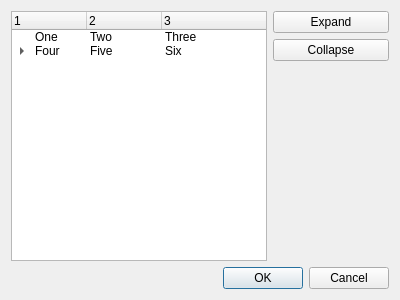
<?xml version="1.0" encoding="UTF-8"?>
<ui version="4.0">
 <class>Dialog</class>
 <widget class="QDialog" name="Dialog">
  <property name="geometry">
   <rect>
    <x>0</x>
    <y>0</y>
    <width>400</width>
    <height>300</height>
   </rect>
  </property>
  <property name="windowTitle">
   <string>Dialog</string>
  </property>
  <layout class="QGridLayout" name="gridLayout">
   <item row="0" column="0" rowspan="3" colspan="2">
    <widget class="QTreeWidget" name="treeWidget">
     <attribute name="headerDefaultSectionSize">
      <number>75</number>
     </attribute>
     <column>
      <property name="text">
       <string>1</string>
      </property>
     </column>
     <column>
      <property name="text">
       <string>2</string>
      </property>
     </column>
     <column>
      <property name="text">
       <string>3</string>
      </property>
     </column>
     <item>
      <property name="text">
       <string>One</string>
      </property>
      <property name="text">
       <string>Two</string>
      </property>
      <property name="text">
       <string>Three</string>
      </property>
     </item>
     <item>
      <property name="text">
       <string>Four</string>
      </property>
      <property name="text">
       <string>Five</string>
      </property>
      <property name="text">
       <string>Six</string>
      </property>
      <item>
       <property name="text">
        <string>Seven</string>
       </property>
       <property name="text">
        <string>Eight</string>
       </property>
       <property name="text">
        <string>Nine</string>
       </property>
      </item>
     </item>
    </widget>
   </item>
   <item row="3" column="0" colspan="3">
    <widget class="QDialogButtonBox" name="buttonBox">
     <property name="orientation">
      <enum>Qt::Horizontal</enum>
     </property>
     <property name="standardButtons">
      <set>QDialogButtonBox::Cancel|QDialogButtonBox::Ok</set>
     </property>
    </widget>
   </item>
   <item row="0" column="2">
    <widget class="QPushButton" name="expandAll">
     <property name="text">
      <string>Expand</string>
     </property>
    </widget>
   </item>
   <item row="1" column="2">
    <widget class="QPushButton" name="collapseAll">
     <property name="text">
      <string>Collapse</string>
     </property>
    </widget>
   </item>
  </layout>
 </widget>
 <resources/>
 <connections>
  <connection>
   <sender>buttonBox</sender>
   <signal>accepted()</signal>
   <receiver>Dialog</receiver>
   <slot>accept()</slot>
   <hints>
    <hint type="sourcelabel">
     <x>248</x>
     <y>254</y>
    </hint>
    <hint type="destinationlabel">
     <x>157</x>
     <y>274</y>
    </hint>
   </hints>
  </connection>
  <connection>
   <sender>buttonBox</sender>
   <signal>rejected()</signal>
   <receiver>Dialog</receiver>
   <slot>reject()</slot>
   <hints>
    <hint type="sourcelabel">
     <x>316</x>
     <y>260</y>
    </hint>
    <hint type="destinationlabel">
     <x>286</x>
     <y>274</y>
    </hint>
   </hints>
  </connection>
  <connection>
   <sender>expandAll</sender>
   <signal>clicked()</signal>
   <receiver>treeWidget</receiver>
   <slot>expandAll()</slot>
   <hints>
    <hint type="sourcelabel">
     <x>334</x>
     <y>23</y>
    </hint>
    <hint type="destinationlabel">
     <x>139</x>
     <y>129</y>
    </hint>
   </hints>
  </connection>
  <connection>
   <sender>collapseAll</sender>
   <signal>clicked()</signal>
   <receiver>treeWidget</receiver>
   <slot>collapseAll()</slot>
   <hints>
    <hint type="sourcelabel">
     <x>334</x>
     <y>57</y>
    </hint>
    <hint type="destinationlabel">
     <x>139</x>
     <y>129</y>
    </hint>
   </hints>
  </connection>
 </connections>
</ui>
